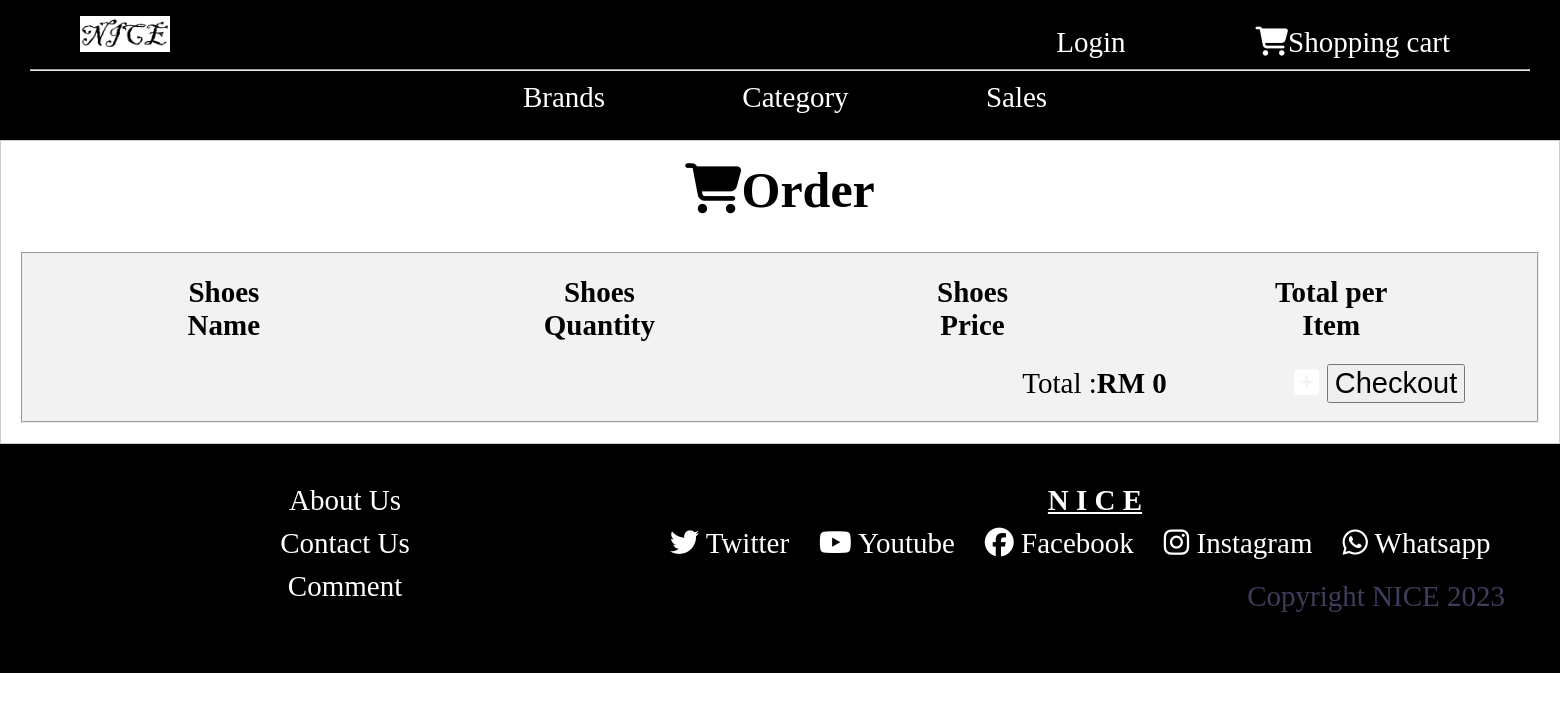
Before: /order.php with the older database file.
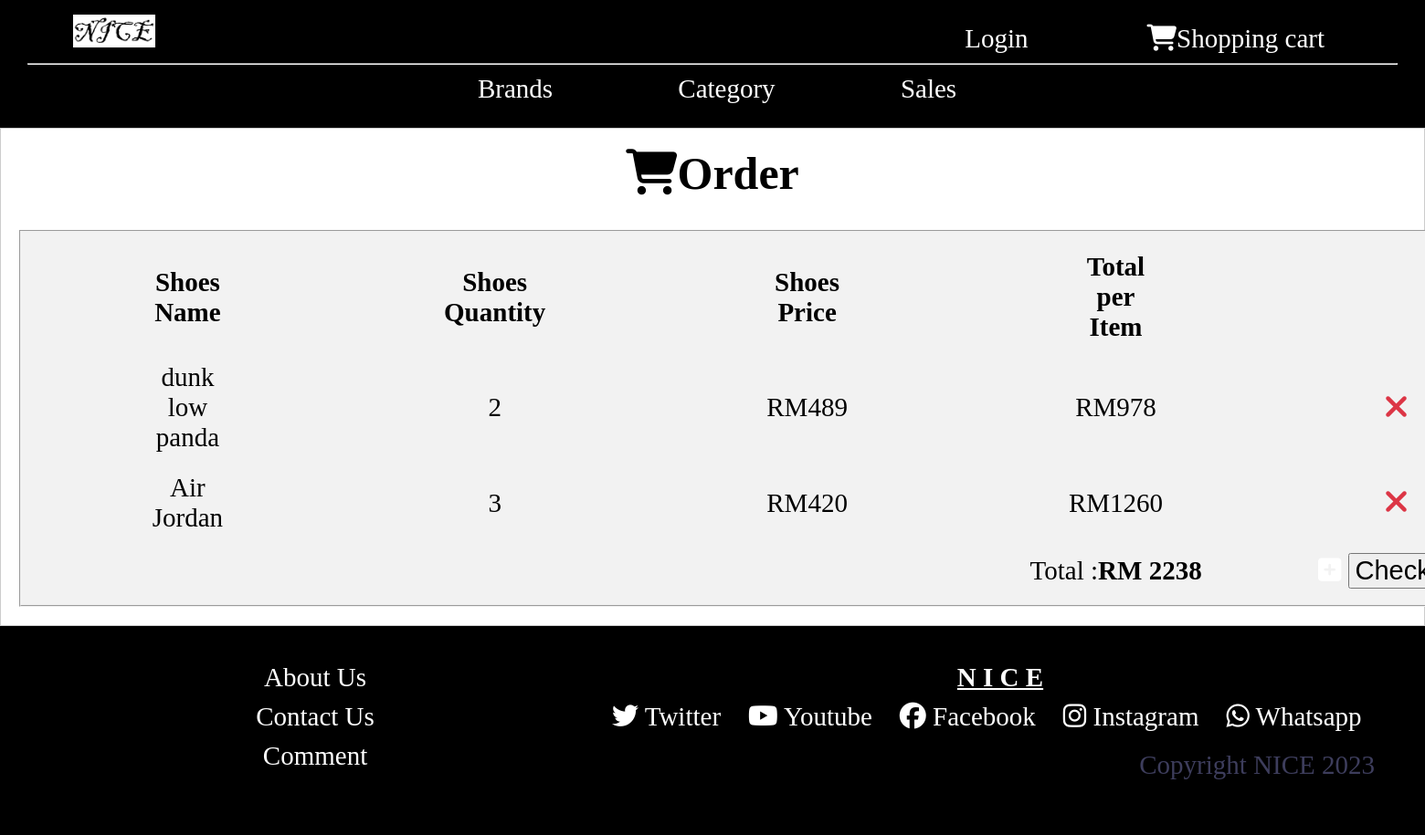
After: the same page with the newer database file.
### tables this page shows
CREATE TABLE `orders` (
  `order_ID` int(30) NOT NULL,
  `shoesname` varchar(30) NOT NULL,
  `price` int(30) NOT NULL,
  `quantity` int(30) NOT NULL,
  `username` varchar(30) NOT NULL
);

### order.php (the view, shortened to what this page needs)
<?php
    include 'header.php';
    include 'conn.php';
?>
<!DOCTYPE html>
<html lang="en">
<head>
</head>
<body>
<div class="middle">
<div class="container">
<h1><b style="font-size: 50px;"><i class="fa fa-shopping-cart" style="font-size:50px;"></i>Order</b></h1><br>
<fieldset>
    <?php
    $sql = "SELECT * FROM orders";
    $result = mysqli_query($conn,$sql);
    ?>
  <table >
    <tr>
      <td><strong>Shoes Name </strong></td>
      <td><strong>Shoes Quantity</strong></td>
      <td><strong>Shoes Price</strong></td>
      <td><strong>Total per Item</strong></td>
    </tr>
    <?php
        $total=0;
    while($row = mysqli_fetch_array($result))
    {
        ?>
    <tr>
      <td><?php echo $row["shoesname"]; ?></td>
      <td><?php echo $row["quantity"];	?></td>
      <td>RM<?php echo $row["price"];?></td>
      <?php
        $p=$row["price"];
        $q=$row["quantity"];
        $subtotal=$p*$q;
        $total =  $total + $subtotal;
        ?>
      <td>RM<?php echo $subtotal; ?></td>
      <td><a href="deleteorder.php?order_ID=<?php echo $row['order_ID']; ?>"><i class="fa fa-close" style="font-size:36px;color:#dc3545;"></i></a>
      </td>
    </tr>
        <?php
    }
    ?>
        </div>
  <div class="rightway">
  <p>Total :<span style="color:black"><b>RM <?php echo $total;?></b></span>
  <span style="padding: 0px 50px 0px 120px;"><a href="payment.php" alt="payment"><i class="fa fa-plus-square"></i> <input type="button" value="Checkout"></a></span></p>
</div>
</div>
</body>
</html>
<?php
    include 'footer.php';
?>

### header.php (shortened to what this page needs)
<!DOCTYPE html>
<html>
<head>
    <link rel="stylesheet" href="https://cdnjs.cloudflare.com/ajax/libs/font-awesome/4.7.0/css/font-awesome.min.css">
</head>
<body>
<div class="upper">
    <div class="center" style="float:left;">
        <a href="homepage.php"  ><img src="image/shopname.png" alt="Shop Logo"></a>
    </div>
    <ul >
        <li  style="float: right;"><a href="order.php"  class="center" ><i class="fa fa-shopping-cart"></i>Shopping cart</a></li>
        <li class="dropdown" style="float: right;"><a href="#"class="javascript:void(0)" class="dropbtn">Login</a>
            </li>
    </ul>
    <hr>
        <div class="middle">
        <ul >
            <li class="dropdown"><a href="#"class="javascript:void(0)" class="dropbtn">Brands</a>
            </li>
            <li class="dropdown"><a href="#"class="javascript:void(0)" class="dropbtn">Category</a>
            </li>
            <li class="dropdown"><a href="#">Sales</a>
            </li>
        </ul>
        </div>
        </div>
</body>
</html>

### footer.php (shortened to what this page needs)
<!DOCTYPE html>
<html lang="en">
<head>
</head>
<body>
<div class="footer">
    <div class="left">
        <p><a href="aboutus.php">About Us</a></p>
        <p><a href="contact2.php">Contact Us</a></p>
        <p><a href="commentpage.php#">Comment</a></p>
    </div>
    <div class="right" >
        <p><b><u>N I C E</u></b></p>
        <ul>
            <li style="float:left;"><a href="#"><i class='fab fa-twitter' style='color:white'></i> Twitter</a></li>
            <li style="float:left;"><a href="#"><i class='fab fa-youtube' style='color:white'></i> Youtube</a></li>
            <li style="float:left;"><a href="#"><i class='fab fa-facebook' style='color:white'></i> Facebook</a></li>
            <li style="float:left;"><a href="#"><i class='fab fa-instagram' style='color:white'></i> Instagram</a></li>
            <li style="float:left;"><a href="#"><i class='fab fa-whatsapp' style='color:white'></i> Whatsapp</a></li>
        </ul>
        <p style="color:#3d3d5c; text-align:right; padding-right:25px;">Copyright NICE 2023</p>
    </div>
</div>
</body>
</html>

### header.php (style rules this page uses)
.upper { padding: 16px 30px; font-size: 27px; background:black; }
* { margin:0; }
.center { margin: 0 50px; color: white; }
img { width: 90px; }
.right { float:right; }
a { text-decoration:none; }
.middle { text-align: center; }
ul { list-style-type: none; margin: 0; overflow: hidden; }
li a { display: inline-block; color: white; text-align: center; text-decoration: none; }
.dropdown { margin: 0 50px; }
li.dropdown { display: inline-block; }

### order.php (style rules this page uses)
fieldset { background-color: #f2f2f2; }
* { font-size: 29px; }
.rightway { float: right; }
td, tr { padding: 10px 120px 10px 120px; }
.container { border: 1px solid #ccc; padding: 20px; }

### footer.php (style rules this page uses)
.footer { padding: 30px 30px 60px 30px ; font-size: 27px; background:black; display:flex; color:white; }
ul { list-style-type: none; margin: 0; overflow: hidden; }
a { text-decoration:none; color:white; }
li { padding: 10px 30px 10px 0px ; }
.left { width: 300px; flex-grow: 3; }
p { padding: 10px 0px 0px 30px ; }
.right { width: 600px; flex-grow: 3; }

Changed rows visible on the page:
added orders: shoesname "dunk low panda", quantity "2", price "489", subtotal "978"
added orders: shoesname "Air Jordan", quantity "3", price "420", subtotal "1260"
Other visible differences:
$total: "0" → "2238"
